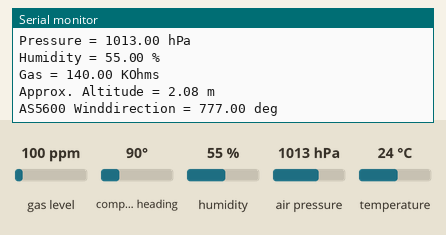
This program was run on a simulated ESP32. On the bench: the last lines printed to the serial monitor. The inputs (shaded band) are chosen by the test bench; at power-on: gas level 100 ppm, compass heading 90°, humidity 55 %, air pressure 1013 hPa, temperature 24 °C. WiFi joins after 1.5 s; servers stay silent unless stated.

Above: at 3.2 s.
3.3 s: gas level set to 20 ppm
6.3 s: compass heading set to 7°
At 8.9 s:
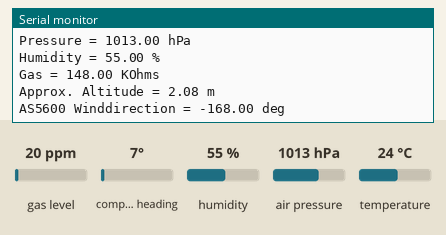
9.3 s: humidity set to 22 %
12.3 s: air pressure set to 952 hPa
At 13.7 s:
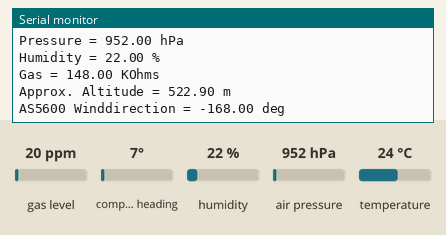
15.3 s: temperature set to 12 °C
Timing chart, 0 to 18.3 s (numbered marks = the images above; inputs shaded):
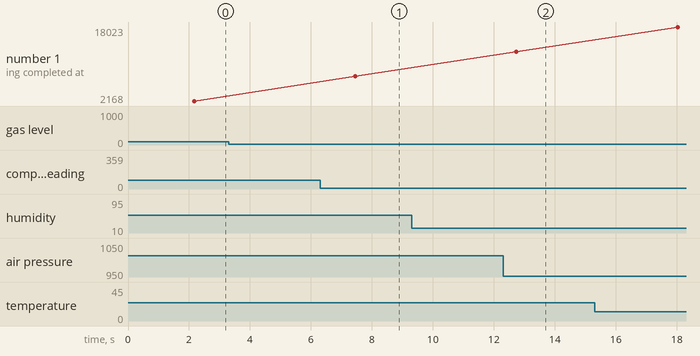

Measured:
- after the input at 6.3 s, the serial monitor: prints a new line after 1.2 s (image 1)
- after the input at 12.3 s, the serial monitor: prints a new line after 0.44 s (image 2)

The program:

main.cpp
```cpp
#include <Arduino.h>
#include "sensors.hpp"
#include "connectivity.hpp"


#define uS_TO_S_FACTOR 1000000  /* Conversion factor for micro seconds to seconds */
#define TIME_TO_SLEEP  60        /* Time ESP32 will go to sleep (in seconds) */


void setup() {
  Serial.begin(9600);
  setup_wifi();
  setup_mqtt();
  setup_bme680();
  setup_as5600_wind_direction();
  setup_hallsensor();
}


void loop() {

  esp_sleep_enable_timer_wakeup(TIME_TO_SLEEP * uS_TO_S_FACTOR);

  //ArduinoOTA.handle();
  //delay(25);
  read_bme680();
  read_as5600_wind_direction();
  //transmit_mqtt();

  //int digitalVal = digitalRead(pin_hallsensor);
  //Serial.println(digitalVal);
  delay(5000);

  //Serial.flush();
  //esp_deep_sleep_start();

}
```

connectivity.hpp
```cpp
/* Function Prototypes */
void setup_wifi();
void setup_mqtt();
void reconnect_mqtt();
void transmit_mqtt();

/* Type Definitions */

/* Global Variables */
```

sensors.hpp
```cpp
/* Function Prototypes */
void setup_i2c();
void setup_bme680();
void setup_as5600_wind_direction();
void setup_hallsensor();

void read_bme680();
void read_as5600_wind_direction();


/* Type Definitions */
struct sensor_results_struct{
    float bme680_temperature_degc;
    float bme680_pressure_hpa;
    float bme680_humidity_rel;
    float bme680_gas_resistance_kohms;
    float bme680_altitude_m;
    float as5600_winddirection_deg;
    float as5600_windspeed_kph;
    float A3144_rain_lpm;
};

/* Global Variables */
extern sensor_results_struct sensor_results;
extern int hall_curr_edge_count;
```

connectivity.cpp
```cpp
#include "connectivity.hpp"
#include <Arduino.h>
#include <WiFi.h>
#include <ArduinoOTA.h>
#include <PubSubClient.h>
#include "sensors.hpp"

WiFiClient espClient;
PubSubClient pubSub(espClient);

/* WiFi Settings */
const char *SSID = "KiMiFi";                              // WLAN name
const char *PSK = "16685622148011483387";                 // WLAN password


/* MQTT Settings */
#define CLIENT_ID "ESP32_WeatherStation"                  // MQTT Client-ID
const char *MQTT_BROKER = "192.168.178.104";              // MQTT broker address
#define MQTT_PORT 1883                                    // MQTT port number
const char *MQTT_MAIN_TOPIC = "/home/sensors/weather";    // MQTT topic to post to
#define MSG_BUF_LEN 500                                   // JSON preparation


void setup_wifi() {
  delay(10);
  Serial.print("\nConnecting to ");
  Serial.println(SSID);

  WiFi.begin(SSID, PSK);

  while (WiFi.status() != WL_CONNECTED) {
    delay(500);
    Serial.print(".");
  }

  Serial.println("  WiFi connected");
  Serial.print("IP address: ");
  Serial.println(WiFi.localIP());
  ArduinoOTA.begin();
}

void setup_mqtt()
{
    pubSub.setServer(MQTT_BROKER, MQTT_PORT);
}

void reconnect_mqtt() {
  while (!pubSub.connected()) {
    Serial.print("(Re)connecting MQTT...");
    if (!pubSub.connect(CLIENT_ID)) {
      Serial.print("failed, rc=");
      Serial.print(pubSub.state());
      Serial.println(" retrying in 300 seconds");
      delay(300000);
    }
  }
}

void transmit_mqtt() {
    char msg[MSG_BUF_LEN];
    snprintf(msg, MSG_BUF_LEN,
                "{\"temperature\": %f, \"pressure\": %f, \"humidity\": %f, \"gas_resistance\": %f, \"altitude\": %f, \"wind_direction\": %f, \"wind_speed\": %f, \"rain\": %f }",
                sensor_results.bme680_temperature_degc,
                sensor_results.bme680_pressure_hpa,
                sensor_results.bme680_humidity_rel,
                sensor_results.bme680_gas_resistance_kohms,
                sensor_results.bme680_altitude_m,
                sensor_results.as5600_winddirection_deg,
                sensor_results.as5600_windspeed_kph,
                sensor_results.A3144_rain_lpm);

    if (!pubSub.connected()) {
        reconnect_mqtt();
    }
    pubSub.loop();
    pubSub.publish(MQTT_MAIN_TOPIC, msg);
}
```

sensors.cpp
```cpp
#include <sensors.hpp>

#include <Arduino.h>
#include <Wire.h>
#include <SPI.h>
#include <Adafruit_Sensor.h>
#include "Adafruit_BME680.h"
#include "AS5600.h"


/* General Configuration Parameters */
#define SENSORS_ENABLE_DEBUG_PRINT 1

/* I2C Wire 0 Configuration Parameters */
#define I2C_WIRE0_SDA_PIN 21
#define I2C_WIRE0_SCL_PIN 22

/* I2C Wire 1 Configuration Parameters */
#define I2C_WIRE1_SDA_PIN 99
#define I2C_WIRE1_SCL_PIN 99

/* BME680 - Temperature Sensor -Configuration Parameters */
#define SEALEVELPRESSURE_HPA (1013.25)

/* AS5600 - Wind Speed - Configuration Parameters */

/* AS5600 - Wind Direction - Configuration Parameters */

/* A3144 - Hall Sensor - Configuration Parameters*/
#define PIN_INPUT_HALL_SENSOR 26


/* Definition of global Variables */
TwoWire I2C_Wire0 = TwoWire(0);
TwoWire I2C_Wire1 = TwoWire(1);

Adafruit_BME680 bme(&I2C_Wire0);                 // I2C Wire 0
AS5600 as5600_wind_direction(&I2C_Wire0);        // I2C Wire 0

sensor_results_struct sensor_results{ -1, -1, -1, -1, -1, -1, -1, -1};

/* Definition of RTC Variables (stay during deep sleep) */
RTC_DATA_ATTR int hall_curr_edge_count = 0;
RTC_DATA_ATTR int hall_last_edge_count = 0;
RTC_DATA_ATTR long timestamp_last_read = 0;

//ULP Tutorial https://github.com/espressif/esp-idf/tree/master/examples/system/ulp/ulp_riscv/gpio
//https://github.com/espressif/esp-idf/blob/e6afe28bafe5db5ab79fae213f2e8e1ccd9f937c/examples/system/ulp/main/ulp_example_main.c
//https://github.com/hggh/esp32-ulp-example/blob/master/src/main.c

void setup_i2c()
{
  I2C_Wire0.begin(I2C_WIRE0_SDA_PIN, I2C_WIRE0_SCL_PIN);
  //I2C_Wire1.begin(I2C_WIRE1_SDA_PIN, I2C_WIRE1_SCL_PIN); // Not yet used
}

void setup_bme680()
{
  while (!Serial);

  if (!bme.begin()) {
    Serial.println(F("Could not find a valid BME680 sensor, check wiring!"));
    while (1);
  }

  // Set up oversampling and filter initialization
  bme.setTemperatureOversampling(BME680_OS_8X);
  bme.setHumidityOversampling(BME680_OS_2X);
  bme.setPressureOversampling(BME680_OS_4X);
  bme.setIIRFilterSize(BME680_FILTER_SIZE_3);
  bme.setGasHeater(320, 150); // 320*C for 150 ms
}

void setup_as5600_wind_direction(){
  as5600_wind_direction.begin();
  as5600_wind_direction.setDirection(AS5600_CLOCK_WISE);  //  default, just be explicit.
  delay(500);
  as5600_wind_direction.resetCumulativePosition(777);
}

void setup_hallsensor() {
  pinMode(PIN_INPUT_HALL_SENSOR, INPUT);
}


void read_bme680()
{
  // Tell BME680 to begin measurement.
  unsigned long endTime = bme.beginReading();
  if (endTime == 0) {
    #if SENSORS_ENABLE_DEBUG_PRINT > 0
      Serial.println(F("Failed to begin reading :("));
    #endif
    return;
  }

  // Wait until reading has finished
  if (!bme.endReading()) {
    #if SENSORS_ENABLE_DEBUG_PRINT > 0
      Serial.println(F("Failed to complete reading :("));
    #endif
    return;
  }

  // Write Data to result struct
  sensor_results.bme680_temperature_degc = bme.temperature;
  sensor_results.bme680_pressure_hpa = bme.pressure / 100;
  sensor_results.bme680_humidity_rel = bme.humidity;
  sensor_results.bme680_gas_resistance_kohms = bme.gas_resistance / 1000.0;
  sensor_results.bme680_altitude_m = bme.readAltitude(SEALEVELPRESSURE_HPA);

  #if SENSORS_ENABLE_DEBUG_PRINT > 0
    Serial.print(F("BME680 Reading completed at "));
    Serial.println(millis());
    Serial.print(F("Temperature = "));
    Serial.print(sensor_results.bme680_temperature_degc);
    Serial.println(F(" *C"));
    Serial.print(F("Pressure = "));
    Serial.print(sensor_results.bme680_pressure_hpa);
    Serial.println(F(" hPa"));
    Serial.print(F("Humidity = "));
    Serial.print(sensor_results.bme680_humidity_rel);
    Serial.println(F(" %"));
    Serial.print(F("Gas = "));
    Serial.print(sensor_results.bme680_gas_resistance_kohms);
    Serial.println(F(" KOhms"));
    Serial.print(F("Approx. Altitude = "));
    Serial.print(sensor_results.bme680_altitude_m);
    Serial.println(F(" m"));
    Serial.println();
  #endif
}

void read_as5600_wind_direction(){
  // Read sensor value and write to result struct
  sensor_results.as5600_winddirection_deg = as5600_wind_direction.getCumulativePosition();

  #if SENSORS_ENABLE_DEBUG_PRINT > 0
    Serial.print(F("AS5600 Winddirection = "));
    Serial.print(sensor_results.as5600_winddirection_deg);
    Serial.println(F(" deg"));
    Serial.println();
  #endif
}
```
